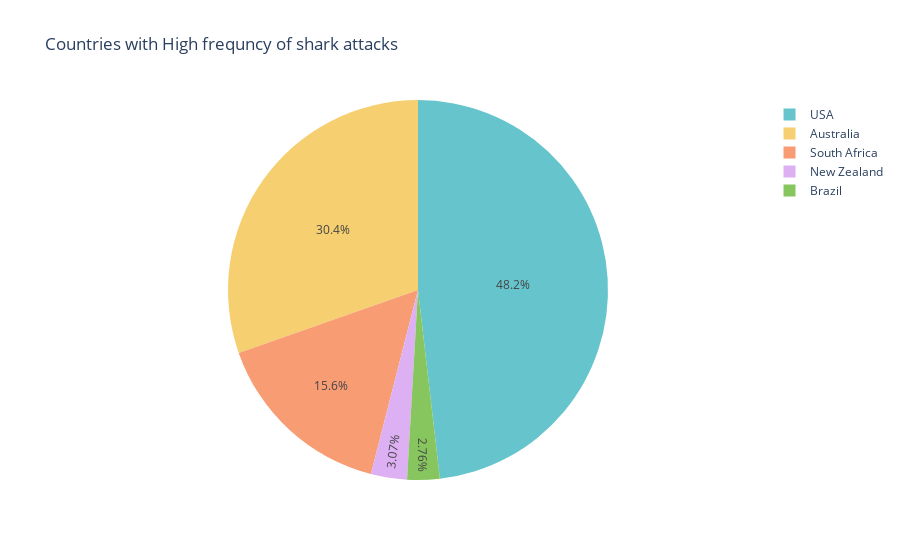

The code cell stored with this chart in its notebook:
### Code cell
import plotly.io as pio
import plotly.express as px

# Use VS Code renderer for inline display
pio.renderers.default = 'vscode'  # or 'iframe'

# Prepare data
top_5 = df['Country'].value_counts().nlargest(5).reset_index()
top_5.columns = ['Country', 'Count']

# Create pie chart
fig = px.pie(
    top_5,
    names='Country',
    values='Count',
    title='Countries with High frequncy of shark attacks',
    color_discrete_sequence=px.colors.qualitative.Pastel
)

fig.show()

### Figure 1 — Plotly figure (JSON) as saved in the notebook; plotly's stock layout.template omitted (floating-point values rounded to 4 significant figures)
{"data": [{"domain": {"x": [0, 1], "y": [0, 1]}, "hovertemplate": "Country=%{label}<br>Count=%{value}<extra></extra>", "labels": ["USA", "Australia", "South Africa", "New Zealand", "Brazil"], "legendgroup": "", "name": "", "showlegend": true, "type": "pie", "values": [157, 99, 51, 10, 9]}], "layout": {"legend": {"tracegroupgap": 0}, "piecolorway": ["rgb(102, 197, 204)", "rgb(246, 207, 113)", "rgb(248, 156, 116)", "rgb(220, 176, 242)", "rgb(135, 197, 95)", "rgb(158, 185, 243)", "rgb(254, 136, 177)", "rgb(201, 219, 116)", "rgb(139, 224, 164)", "rgb(180, 151, 231)", "rgb(179, 179, 179)"], "title": {"text": "Countries with High frequncy of shark attacks"}}}
